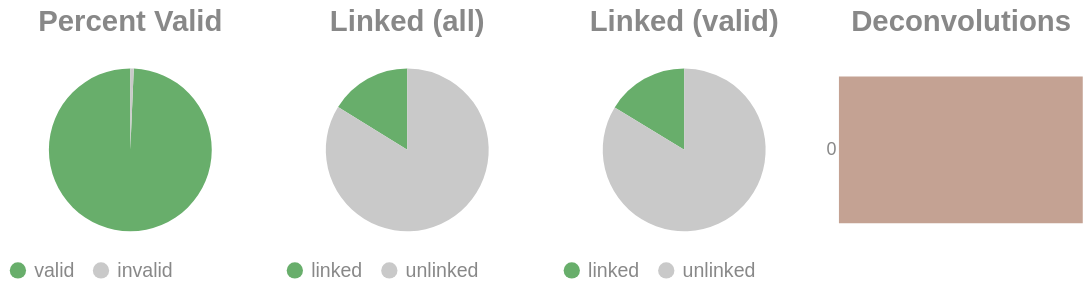

Source (notebook cell):
### Code cell
if SKIPLR:
    pass
else:
    clash = Counter()
    for i in valids['molecule'].to_list():
        _mol = i.split("-")
        if len(_mol) == 1:
            clash.update('0')
        else:
            clash.update(_mol[-1])

    _d = {"deconvolutions": [], 'count': []}
    for k,v in clash.items():
        _d['deconvolutions'].append(k)
        _d['count'].append(v)

    tot_valid = valids['reads'].sum()
    mask = valids['reads'] >= 2
    n_linked_reads = valids.filter(mask)['reads'].sum()
    if n_linked_reads == 0:
        print_html("No linked molecules (>=2 reads) were detected; skipping linked-only distributions.")
        SKIPLR = True
    else:
        perc_valid = round(tot_valid / n_reads, 4)
        linked_perc_abs = round(n_linked_reads / n_reads, 4)
        linked_perc = round(n_linked_reads / tot_valid, 4)

    _valid = pl.DataFrame({"valids": ['valid', 'invalid'], "count": [tot_valid, n_reads - tot_valid]})
    _linked_abs = pl.DataFrame({"linked (absolute)": ['linked', 'unlinked'], "count": [n_linked_reads, n_reads - n_linked_reads]})
    _linked_rel = pl.DataFrame({"linked (valids)": ['linked', 'unlinked'], "count": [n_linked_reads, tot_valid - n_linked_reads]})

    (
        alt.hconcat(
            piechart(_valid, goodval = 'valid', title = "Percent Valid"),
            piechart(_linked_abs, goodval = "linked", title =  "Linked (all)"),
            piechart(_linked_rel, goodval = "linked", title =  "Linked (valid)"),
            convolutionbar(pl.DataFrame(_d), title = "Deconvolutions"),
            center = True,
            bounds = 'flush'
        )
        .resolve_scale(color='independent')
        .resolve_legend('independent')
        .properties(usermeta={'embedOptions': {"actions": False}})
    ).display()

### Figure 1 — Vega-Lite specification as saved in the notebook (floating-point values rounded to 4 significant figures)
{"width": "container", "height": 400, "config": {"title": {"anchor": "start", "dy": -15, "fontSize": 18, "color": "#888888", "subtitleColor": "#888888", "subtitleFontSize": 14}, "arc": {"fill": "#0072B2"}, "axis": {"domainColor": "#888888", "domainWidth": 0.5, "gridWidth": 0.2, "grid": false, "titleFontWeight": 400, "titleFontSize": 15, "labelFontSize": 11, "labelColor": "#888888", "tickColor": "#888888", "tickWidth": 0.2, "titleColor": "#888888"}, "axisBand": {"grid": false}, "axisX": {"grid": true, "tickSize": 10, "domainCap": "round"}, "axisY": {"domain": false, "grid": true, "tickSize": 0, "domainCap": "round"}, "background": "transparent", "header": {"labelFontSize": 15, "labelColor": "#888888", "titleFontSize": 15, "titleFontWeight": 600, "titleColor": "#888888"}, "legend": {"labelFont": "sans-serif", "labelFontSize": 12, "labelColor": "#888888", "symbolSize": 100, "symbolType": "circle", "titleFontSize": 12, "titlePadding": 10, "titleColor": "#888888", "title": null}, "range": {"category": ["#E69F00", "#56B4E9", "#009E73", "#F0E442", "#0072B2", "#D55E00", "#CC79A7", "#000000"], "diverging": ["#cfe8f3", "#a2d4ec", "#73bfe2", "#46abdb", "#1696d2", "#12719e"]}, "area": {"fill": "#0072B2", "fillOpacity": 0.7, "line": true, "strokeOpacity": 0.7}, "line": {"color": "#0072B2", "stroke": "#0072B2", "strokeWidth": 2}, "trail": {"color": "#0072B2", "stroke": "#0072B2", "strokeWidth": 0, "size": 1}, "point": {"filled": true, "fillOpacity": 1.0, "size": 95}, "text": {"color": "#888888", "fontSize": 11, "align": "right", "fontWeight": 400, "size": 11}, "bar": {"fill": "#0072B2", "stroke": null}, "view": {"stroke": null, "continuousWidth": 660, "continuousHeight": 400}}, "hconcat": [{"data": {"name": "data-afc11a5fde8aab9775aac2515e152896"}, "mark": {"type": "arc"}, "encoding": {"color": {"field": "valids", "legend": {"orient": "bottom", "title": null}, "scale": {"domain": ["valid", "invalid"], "range": ["#68ae6b", "#C9C9C9"]}, "title": "Valids", "type": "nominal"}, "theta": {"field": "count", "type": "quantitative"}, "tooltip": [{"field": "valids", "title": "Valids", "type": "ordinal"}, {"field": "percent", "format": ".2%", "title": "Percent", "type": "quantitative"}, {"field": "count", "title": "Count", "type": "quantitative"}]}, "height": 100, "title": {"text": "Percent Valid", "align": "center", "anchor": "middle"}, "transform": [{"calculate": "datum.count / 3303898", "as": "percent"}], "width": 150}, {"data": {"name": "data-92120c0356cb4999d8dde10338c13f4a"}, "mark": {"type": "arc"}, "encoding": {"color": {"field": "linked (absolute)", "legend": {"orient": "bottom", "title": null}, "scale": {"domain": ["linked", "unlinked"], "range": ["#68ae6b", "#C9C9C9"]}, "title": "Linked (Absolute)", "type": "nominal"}, "theta": {"field": "count", "type": "quantitative"}, "tooltip": [{"field": "linked (absolute)", "title": "Linked (Absolute)", "type": "ordinal"}, {"field": "percent", "format": ".2%", "title": "Percent", "type": "quantitative"}, {"field": "count", "title": "Count", "type": "quantitative"}]}, "height": 100, "title": {"text": "Linked (all)", "align": "center", "anchor": "middle"}, "transform": [{"calculate": "datum.count / 3303898", "as": "percent"}], "width": 150}, {"data": {"name": "data-7ab1aa24d55017510f453afa4646d80e"}, "mark": {"type": "arc"}, "encoding": {"color": {"field": "linked (valids)", "legend": {"orient": "bottom", "title": null}, "scale": {"domain": ["linked", "unlinked"], "range": ["#68ae6b", "#C9C9C9"]}, "title": "Linked (Valids)", "type": "nominal"}, "theta": {"field": "count", "type": "quantitative"}, "tooltip": [{"field": "linked (valids)", "title": "Linked (Valids)", "type": "ordinal"}, {"field": "percent", "format": ".2%", "title": "Percent", "type": "quantitative"}, {"field": "count", "title": "Count", "type": "quantitative"}]}, "height": 100, "title": {"text": "Linked (valid)", "align": "center", "anchor": "middle"}, "transform": [{"calculate": "datum.count / 3281550", "as": "percent"}], "width": 150}, {"data": {"name": "data-8877a565e2ddea8866d8c625a1a5a1c2"}, "mark": {"type": "bar"}, "encoding": {"color": {"field": "deconvolutions", "legend": null, "scale": {"scheme": "lightgreyred"}, "type": "nominal"}, "tooltip": [{"field": "deconvolutions", "title": "Deconvolutions", "type": "ordinal"}, {"field": "percent", "format": ".2%", "title": "Percent", "type": "quantitative"}, {"field": "count", "title": "Count", "type": "quantitative"}], "x": {"axis": null, "field": "count", "type": "quantitative"}, "y": {"field": "deconvolutions", "sort": "ascending", "title": null, "type": "nominal"}}, "height": 100, "title": {"text": "Deconvolutions", "align": "center", "anchor": "middle"}, "transform": [{"calculate": "datum.count / 2993535", "as": "percent"}], "width": 150}], "bounds": "flush", "center": true, "resolve": {"legend": {"angle": "independent"}, "scale": {"color": "independent"}}, "usermeta": {"embedOptions": {"actions": false}}, "$schema": "https://vega.github.io/schema/vega-lite/v6.1.0.json", "datasets": {"data-afc11a5fde8aab9775aac2515e152896": [{"valids": "valid", "count": 3281550}, {"valids": "invalid", "count": 22348}], "data-92120c0356cb4999d8dde10338c13f4a": [{"linked (absolute)": "linked", "count": 533845}, {"linked (absolute)": "unlinked", "count": 2770053}], "data-7ab1aa24d55017510f453afa4646d80e": [{"linked (valids)": "linked", "count": 533845}, {"linked (valids)": "unlinked", "count": 2747705}], "data-8877a565e2ddea8866d8c625a1a5a1c2": [{"deconvolutions": "0", "count": 2993535}]}}
